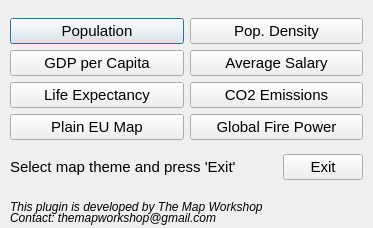
<?xml version="1.0" encoding="UTF-8"?>
<ui version="4.0">
 <class>EUMapperDialogBase</class>
 <widget class="QDialog" name="EUMapperDialogBase">
  <property name="geometry">
   <rect>
    <x>0</x>
    <y>0</y>
    <width>373</width>
    <height>228</height>
   </rect>
  </property>
  <property name="font">
   <font>
    <pointsize>11</pointsize>
   </font>
  </property>
  <property name="windowTitle">
   <string>Generate EU Map</string>
  </property>
  <property name="windowIcon">
   <iconset>
    <normaloff>EUICON.png</normaloff>EUICON.png</iconset>
  </property>
  <widget class="QWidget" name="layoutWidget">
   <property name="geometry">
    <rect>
     <x>10</x>
     <y>10</y>
     <width>353</width>
     <height>180</height>
    </rect>
   </property>
   <layout class="QVBoxLayout" name="verticalLayout_3">
    <item>
     <layout class="QHBoxLayout" name="horizontalLayout_2">
      <item>
       <layout class="QVBoxLayout" name="verticalLayout">
        <item>
         <widget class="QPushButton" name="pushButton">
          <property name="text">
           <string>Population</string>
          </property>
         </widget>
        </item>
        <item>
         <widget class="QPushButton" name="pushButton_3">
          <property name="text">
           <string>GDP per Capita</string>
          </property>
         </widget>
        </item>
        <item>
         <widget class="QPushButton" name="pushButton_5">
          <property name="text">
           <string>Life Expectancy</string>
          </property>
         </widget>
        </item>
        <item>
         <widget class="QPushButton" name="pushButton_7">
          <property name="text">
           <string>Plain EU Map</string>
          </property>
         </widget>
        </item>
       </layout>
      </item>
      <item>
       <layout class="QVBoxLayout" name="verticalLayout_2">
        <item>
         <widget class="QPushButton" name="pushButton_2">
          <property name="text">
           <string>Pop. Density</string>
          </property>
         </widget>
        </item>
        <item>
         <widget class="QPushButton" name="pushButton_4">
          <property name="text">
           <string>Average Salary</string>
          </property>
         </widget>
        </item>
        <item>
         <widget class="QPushButton" name="pushButton_6">
          <property name="text">
           <string>CO2 Emissions</string>
          </property>
         </widget>
        </item>
        <item>
         <widget class="QPushButton" name="pushButton_8">
          <property name="text">
           <string>Global Fire Power</string>
          </property>
         </widget>
        </item>
       </layout>
      </item>
     </layout>
    </item>
    <item>
     <layout class="QHBoxLayout" name="horizontalLayout">
      <item>
       <widget class="QLabel" name="label_2">
        <property name="text">
         <string>Select map theme and press 'Exit'   </string>
        </property>
       </widget>
      </item>
      <item>
       <widget class="QLabel" name="label">
        <property name="text">
         <string/>
        </property>
       </widget>
      </item>
      <item>
       <widget class="QPushButton" name="pushButton_9">
        <property name="text">
         <string>Exit</string>
        </property>
       </widget>
      </item>
     </layout>
    </item>
   </layout>
  </widget>
  <widget class="QLabel" name="label_3">
   <property name="geometry">
    <rect>
     <x>10</x>
     <y>200</y>
     <width>311</width>
     <height>41</height>
    </rect>
   </property>
   <property name="text">
    <string>&lt;html&gt;&lt;head/&gt;&lt;body&gt;&lt;p&gt;&lt;span style=&quot; font-size:9pt; font-style:italic;&quot;&gt;This plugin is developed by The Map Workshop&lt;/span&gt;&lt;/p&gt;&lt;p&gt;&lt;br/&gt;&lt;/p&gt;&lt;/body&gt;&lt;/html&gt;</string>
   </property>
  </widget>
  <widget class="QLabel" name="label_4">
   <property name="geometry">
    <rect>
     <x>10</x>
     <y>210</y>
     <width>361</width>
     <height>16</height>
    </rect>
   </property>
   <property name="text">
    <string>&lt;html&gt;&lt;head/&gt;&lt;body&gt;&lt;p&gt;&lt;span style=&quot; font-size:9pt; font-style:italic;&quot;&gt;Contact: themapworkshop@gmail.com&lt;/span&gt;&lt;/p&gt;&lt;/body&gt;&lt;/html&gt;</string>
   </property>
  </widget>
 </widget>
 <resources/>
 <connections>
  <connection>
   <sender>pushButton</sender>
   <signal>pressed()</signal>
   <receiver>EUMapperDialogBase</receiver>
   <slot>exec()</slot>
   <hints>
    <hint type="sourcelabel">
     <x>124</x>
     <y>14</y>
    </hint>
    <hint type="destinationlabel">
     <x>191</x>
     <y>6</y>
    </hint>
   </hints>
  </connection>
  <connection>
   <sender>pushButton_2</sender>
   <signal>pressed()</signal>
   <receiver>EUMapperDialogBase</receiver>
   <slot>exec()</slot>
   <hints>
    <hint type="sourcelabel">
     <x>323</x>
     <y>12</y>
    </hint>
    <hint type="destinationlabel">
     <x>370</x>
     <y>8</y>
    </hint>
   </hints>
  </connection>
  <connection>
   <sender>pushButton_3</sender>
   <signal>pressed()</signal>
   <receiver>EUMapperDialogBase</receiver>
   <slot>exec()</slot>
   <hints>
    <hint type="sourcelabel">
     <x>44</x>
     <y>47</y>
    </hint>
    <hint type="destinationlabel">
     <x>2</x>
     <y>82</y>
    </hint>
   </hints>
  </connection>
  <connection>
   <sender>pushButton_4</sender>
   <signal>pressed()</signal>
   <receiver>EUMapperDialogBase</receiver>
   <slot>exec()</slot>
   <hints>
    <hint type="sourcelabel">
     <x>360</x>
     <y>56</y>
    </hint>
    <hint type="destinationlabel">
     <x>369</x>
     <y>84</y>
    </hint>
   </hints>
  </connection>
  <connection>
   <sender>pushButton_5</sender>
   <signal>pressed()</signal>
   <receiver>EUMapperDialogBase</receiver>
   <slot>exec()</slot>
   <hints>
    <hint type="sourcelabel">
     <x>179</x>
     <y>95</y>
    </hint>
    <hint type="destinationlabel">
     <x>191</x>
     <y>136</y>
    </hint>
   </hints>
  </connection>
  <connection>
   <sender>pushButton_6</sender>
   <signal>pressed()</signal>
   <receiver>EUMapperDialogBase</receiver>
   <slot>exec()</slot>
   <hints>
    <hint type="sourcelabel">
     <x>357</x>
     <y>96</y>
    </hint>
    <hint type="destinationlabel">
     <x>367</x>
     <y>133</y>
    </hint>
   </hints>
  </connection>
  <connection>
   <sender>pushButton_7</sender>
   <signal>pressed()</signal>
   <receiver>EUMapperDialogBase</receiver>
   <slot>exec()</slot>
   <hints>
    <hint type="sourcelabel">
     <x>158</x>
     <y>136</y>
    </hint>
    <hint type="destinationlabel">
     <x>173</x>
     <y>153</y>
    </hint>
   </hints>
  </connection>
  <connection>
   <sender>pushButton_8</sender>
   <signal>clicked()</signal>
   <receiver>EUMapperDialogBase</receiver>
   <slot>exec()</slot>
   <hints>
    <hint type="sourcelabel">
     <x>294</x>
     <y>138</y>
    </hint>
    <hint type="destinationlabel">
     <x>290</x>
     <y>155</y>
    </hint>
   </hints>
  </connection>
  <connection>
   <sender>pushButton_9</sender>
   <signal>pressed()</signal>
   <receiver>EUMapperDialogBase</receiver>
   <slot>accept()</slot>
   <hints>
    <hint type="sourcelabel">
     <x>333</x>
     <y>185</y>
    </hint>
    <hint type="destinationlabel">
     <x>311</x>
     <y>197</y>
    </hint>
   </hints>
  </connection>
 </connections>
</ui>
